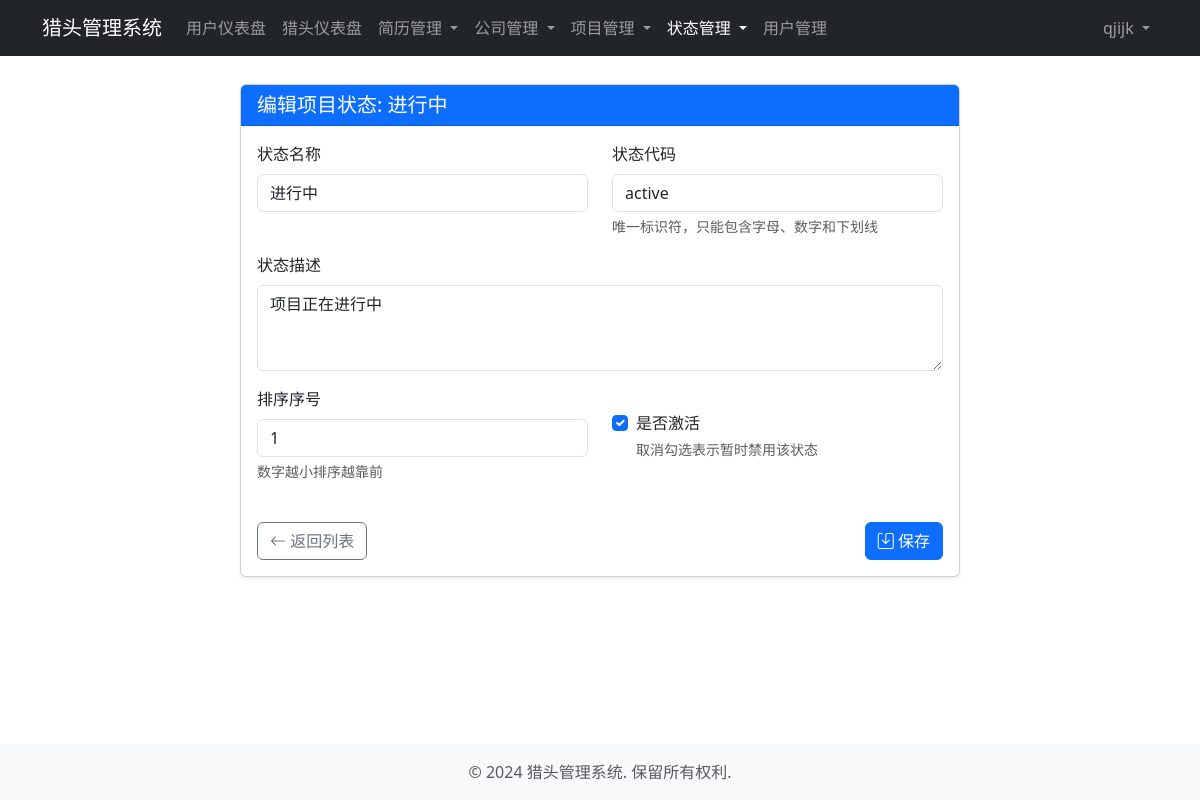
/headhunting/project-statuses/5/update/ (signed in), run on the app's committed database.
### accounts/models.py (models this page shows, shortened)
class User(AbstractUser):
    SYSTEM_ADMIN = 'system_admin'  # 系统管理员
    ADMIN = 'admin'  # 普通管理员
    NORMAL_USER = 'normal_user'  # 普通用户
    USER_TYPE_CHOICES = [
        (SYSTEM_ADMIN, '系统管理员'),
        (ADMIN, '普通管理员'),
        (NORMAL_USER, '普通用户'),
    ]
    email = models.EmailField(unique=True, verbose_name='邮箱')
    username = models.CharField(max_length=50, unique=True, verbose_name='用户名')
    user_type = models.CharField(
        max_length=20,
        choices=USER_TYPE_CHOICES,
        default=NORMAL_USER,
        verbose_name='用户类型'
    )
    phone = models.CharField(max_length=15, blank=True, null=True, verbose_name='电话')
    is_active = models.BooleanField(default=True, verbose_name='是否激活')
    date_joined = models.DateTimeField(auto_now_add=True, verbose_name='注册时间')
    objects = UserManager()
    USERNAME_FIELD = 'email'
    REQUIRED_FIELDS = ['username']
    class Meta:
        verbose_name = '用户'
        verbose_name_plural = verbose_name
        ordering = ['-date_joined']
    @property
    def is_system_admin(self):
        return self.user_type == self.SYSTEM_ADMIN

### headhunting/models.py (models this page shows, shortened)
class StatusOption(models.Model):
    name = models.CharField(max_length=50, verbose_name='状态名称')
    code = models.CharField(max_length=50, unique=True, verbose_name='状态代码')
    description = models.TextField(blank=True, null=True, verbose_name='描述')
    order = models.IntegerField(default=0, verbose_name='排序')
    is_active = models.BooleanField(default=True, verbose_name='是否激活')
    created_at = models.DateTimeField(auto_now_add=True, verbose_name='创建时间')
    class Meta:
        abstract = True
        ordering = ['order', 'created_at']

class ProjectStatus(StatusOption):
    class Meta:
        verbose_name = '项目状态'
        verbose_name_plural = verbose_name

### headhunting/views.py (the view)
# urls.py: path('project-statuses/<int:pk>/update/', views.project_status_update, name='project_status_update'),
@admin_required
def project_status_update(request, pk):
    status = get_object_or_404(ProjectStatus, pk=pk)
    if request.method == 'POST':
        form = ProjectStatusForm(request.POST, instance=status)
        if form.is_valid():
            form.save()
            messages.success(request, '项目状态更新成功')
            return redirect('project_status_list')
    else:
        form = ProjectStatusForm(instance=status)
    return render(request, 'headhunting/status_form.html', {
        'form': form,
        'title': f'编辑项目状态: {status.name}',
        'status_type': 'project'
    })

### headhunting/forms.py
class ProjectStatusForm(StatusForm):
    class Meta(StatusForm.Meta):
        model = ProjectStatus

### templates/headhunting/status_form.html (shortened to what this page needs)
{% extends 'base/base.html' %}
{% block content %}
<div class="container">
    <div class="row">
        <div class="col-md-8 mx-auto">
            <div class="card shadow-sm">
                <div class="card-header bg-primary text-white">
                    <h5 class="card-title mb-0">{{ title }}</h5>
                </div>
                <div class="card-body">
                    <form method="post" novalidate>
                        <div class="row">
                            <div class="col-md-6 mb-3">
                                <label for="{{ form.name.id_for_label }}" class="form-label">状态名称</label>
                                {{ form.name }}
                            </div>
                            <div class="col-md-6 mb-3">
                                <label for="{{ form.code.id_for_label }}" class="form-label">状态代码</label>
                                {{ form.code }}
                                <div class="form-text">唯一标识符，只能包含字母、数字和下划线</div>
                            </div>
                        </div>
                        <div class="mb-3">
                            <label for="{{ form.description.id_for_label }}" class="form-label">状态描述</label>
                            {{ form.description }}
                        </div>
                        <div class="row">
                            <div class="col-md-6 mb-3">
                                <label for="{{ form.order.id_for_label }}" class="form-label">排序序号</label>
                                {{ form.order }}
                                <div class="form-text">数字越小排序越靠前</div>
                            </div>
                            <div class="col-md-6 mb-3">
                                <div class="form-check mt-4">
                                    {{ form.is_active }}
                                    <label class="form-check-label" for="{{ form.is_active.id_for_label }}">
                                        是否激活
                                    </label>
                                    <div class="form-text">取消勾选表示暂时禁用该状态</div>
                                </div>
                            </div>
                        </div>
                        <div class="d-flex justify-content-between mt-4">
                            {% if status_type == 'project' %}
                            <a href="{% url 'project_status_list' %}" class="btn btn-outline-secondary">
                                <i class="bi bi-arrow-left"></i> 返回列表
                            </a>
                            {% else %}
                            <a href="{% url 'resume_status_list' %}" class="btn btn-outline-secondary">
                                <i class="bi bi-arrow-left"></i> 返回列表
                            </a>
                            {% endif %}
                            <button type="submit" class="btn btn-primary">
                                <i class="bi bi-save"></i> 保存
                            </button>
                        </div>
                    </form>
                </div>
            </div>
        </div>
    </div>
</div>
{% endblock %}
{% block extra_css %}
<link rel="stylesheet" href="https://cdn.jsdelivr.net/npm/bootstrap-icons@1.10.0/font/bootstrap-icons.css">
{% endblock %}

### templates/base/navbar.html (shortened to what this page needs)
<nav class="navbar navbar-expand-lg navbar-dark bg-dark fixed-top">
    <div class="container">
        <a class="navbar-brand" href="{% url 'dashboard' %}">猎头管理系统</a>
        <div class="collapse navbar-collapse" id="navbarNav">
            {% if user.is_authenticated %}
            <ul class="navbar-nav me-auto">
                <li class="nav-item">
                    <a class="nav-link {% if request.path == '/accounts/dashboard/' %}active{% endif %}" href="{% url 'dashboard' %}">用户仪表盘</a>
                </li>
                <li class="nav-item">
                    <a class="nav-link {% if request.path == '/headhunting/dashboard/' %}active{% endif %}" href="{% url 'hr_dashboard' %}">猎头仪表盘</a>
                </li>
                <li class="nav-item dropdown">
                    <a class="nav-link dropdown-toggle {% if '/headhunting/resumes/' in request.path %}active{% endif %}" href="#" role="button" data-bs-toggle="dropdown" aria-expanded="false">
                        简历管理
                    </a>
                </li>
                {% if user.is_system_admin or user.is_admin %}
                <li class="nav-item dropdown">
                    <a class="nav-link dropdown-toggle {% if '/headhunting/companies/' in request.path %}active{% endif %}" href="#" role="button" data-bs-toggle="dropdown" aria-expanded="false">
                        公司管理
                    </a>
                </li>
                <li class="nav-item dropdown">
                    <a class="nav-link dropdown-toggle {% if '/headhunting/projects/' in request.path %}active{% endif %}" href="#" role="button" data-bs-toggle="dropdown" aria-expanded="false">
                        项目管理
                    </a>
                </li>
                <li class="nav-item dropdown">
                    <a class="nav-link dropdown-toggle {% if 'status' in request.path %}active{% endif %}" href="#" role="button" data-bs-toggle="dropdown" aria-expanded="false">
                        状态管理
                    </a>
                </li>
                {% endif %}
                {% if user.is_system_admin %}
                <li class="nav-item">
                    <a class="nav-link {% if '/accounts/users/' in request.path %}active{% endif %}" href="{% url 'user_list' %}">用户管理</a>
                </li>
                {% endif %}
            </ul>
            <ul class="navbar-nav ms-auto">
                <li class="nav-item dropdown">
                    <a class="nav-link dropdown-toggle" href="#" id="navbarDropdown" role="button" data-bs-toggle="dropdown" aria-expanded="false">
                        {{ user.username }}
                    </a>
                </li>
            </ul>
            {% endif %}
        </div>
    </div>
</nav>

### templates/base/base.html (style rules this page uses)
body { padding-top: 60px; min-height: 100vh; display: flex; flex-direction: column; }

### data on the page
User: username "qjijk"
ProjectStatus: name "进行中", code "active", description "项目正在进行中", order "1", is_active "☑"

### other printed values
{{ title }} "编辑项目状态: 进行中"
